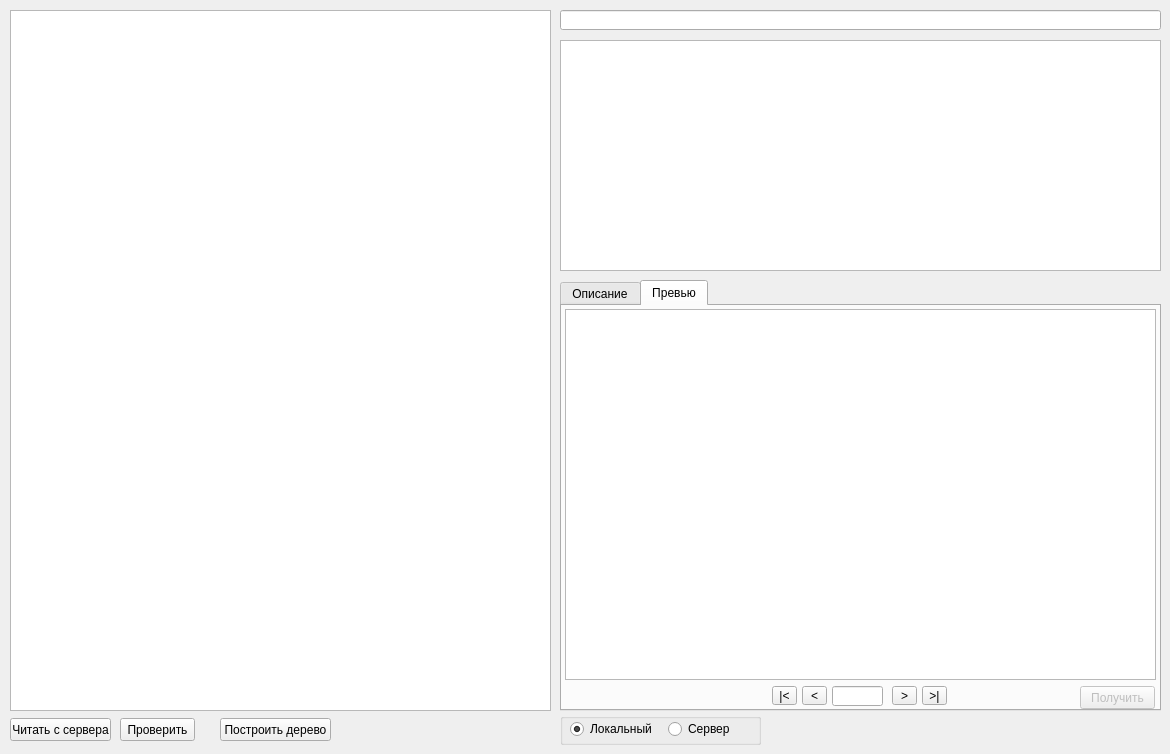
   <widget class="QWidget" name="tab_4">
    <attribute name="title">
     <string>Чтение</string>
    </attribute>
    <widget class="QTreeView" name="tvRead">
     <property name="geometry">
      <rect>
       <x>10</x>
       <y>10</y>
       <width>541</width>
       <height>701</height>
      </rect>
     </property>
     <property name="horizontalScrollBarPolicy">
      <enum>Qt::ScrollBarAsNeeded</enum>
     </property>
    </widget>
    <widget class="QPushButton" name="pbRead">
     <property name="geometry">
      <rect>
       <x>10</x>
       <y>718</y>
       <width>101</width>
       <height>23</height>
      </rect>
     </property>
     <property name="text">
      <string>Читать с сервера</string>
     </property>
    </widget>
    <widget class="QPushButton" name="pbRefreshRead">
     <property name="geometry">
      <rect>
       <x>120</x>
       <y>718</y>
       <width>75</width>
       <height>23</height>
      </rect>
     </property>
     <property name="text">
      <string>Проверить</string>
     </property>
    </widget>
    <widget class="QPushButton" name="pbBuildRead">
     <property name="geometry">
      <rect>
       <x>220</x>
       <y>718</y>
       <width>111</width>
       <height>23</height>
      </rect>
     </property>
     <property name="text">
      <string>Построить дерево</string>
     </property>
    </widget>
    <widget class="QTabWidget" name="tabWidget_2">
     <property name="geometry">
      <rect>
       <x>560</x>
       <y>280</y>
       <width>601</width>
       <height>431</height>
      </rect>
     </property>
     <property name="currentIndex">
      <number>1</number>
     </property>
     <widget class="QWidget" name="tab_5">
      <attribute name="title">
       <string>Описание</string>
      </attribute>
      <widget class="QPlainTextEdit" name="pteDesRead">
       <property name="geometry">
        <rect>
         <x>3</x>
         <y>3</y>
         <width>591</width>
         <height>399</height>
        </rect>
       </property>
      </widget>
     </widget>
     <widget class="QWidget" name="tab_6">
      <attribute name="title">
       <string>Превью</string>
      </attribute>
      <widget class="QGraphicsView" name="graphicsView">
       <property name="geometry">
        <rect>
         <x>3</x>
         <y>3</y>
         <width>591</width>
         <height>371</height>
        </rect>
       </property>
      </widget>
      <widget class="QLineEdit" name="leNumPreview">
       <property name="geometry">
        <rect>
         <x>270</x>
         <y>380</y>
         <width>51</width>
         <height>20</height>
        </rect>
       </property>
       <property name="alignment">
        <set>Qt::AlignCenter</set>
       </property>
       <property name="readOnly">
        <bool>true</bool>
       </property>
      </widget>
      <widget class="QToolButton" name="tbPriorPreview">
       <property name="geometry">
        <rect>
         <x>240</x>
         <y>380</y>
         <width>25</width>
         <height>19</height>
        </rect>
       </property>
       <property name="text">
        <string>&lt;</string>
       </property>
      </widget>
      <widget class="QToolButton" name="tbFirstPreview">
       <property name="geometry">
        <rect>
         <x>210</x>
         <y>380</y>
         <width>25</width>
         <height>19</height>
        </rect>
       </property>
       <property name="text">
        <string>|&lt;</string>
       </property>
      </widget>
      <widget class="QToolButton" name="tbLastPreview">
       <property name="geometry">
        <rect>
         <x>360</x>
         <y>380</y>
         <width>25</width>
         <height>19</height>
        </rect>
       </property>
       <property name="text">
        <string>&gt;|</string>
       </property>
      </widget>
      <widget class="QToolButton" name="tbNextPreview">
       <property name="geometry">
        <rect>
         <x>330</x>
         <y>380</y>
         <width>25</width>
         <height>19</height>
        </rect>
       </property>
       <property name="text">
        <string>&gt;</string>
       </property>
      </widget>
      <widget class="QPushButton" name="pbLoadPreviews">
       <property name="enabled">
        <bool>false</bool>
       </property>
       <property name="geometry">
        <rect>
         <x>518</x>
         <y>380</y>
         <width>75</width>
         <height>23</height>
        </rect>
       </property>
       <property name="text">
        <string>Получить</string>
       </property>
      </widget>
     </widget>
    </widget>
    <widget class="QTableView" name="tabvListFiles">
     <property name="geometry">
      <rect>
       <x>560</x>
       <y>40</y>
       <width>601</width>
       <height>231</height>
      </rect>
     </property>
     <attribute name="verticalHeaderVisible">
      <bool>false</bool>
     </attribute>
    </widget>
    <widget class="QGroupBox" name="groupBox">
     <property name="geometry">
      <rect>
       <x>560</x>
       <y>713</y>
       <width>201</width>
       <height>32</height>
      </rect>
     </property>
     <property name="title">
      <string/>
     </property>
     <widget class="QRadioButton" name="rbSourseLoc">
      <property name="geometry">
       <rect>
        <x>10</x>
        <y>7</y>
        <width>82</width>
        <height>18</height>
       </rect>
      </property>
      <property name="text">
       <string>Локальный</string>
      </property>
      <property name="checked">
       <bool>true</bool>
      </property>
     </widget>
     <widget class="QRadioButton" name="rbSourceServ">
      <property name="geometry">
       <rect>
        <x>108</x>
        <y>7</y>
        <width>82</width>
        <height>18</height>
       </rect>
      </property>
      <property name="text">
       <string>Сервер</string>
      </property>
     </widget>
    </widget>
    <widget class="QLineEdit" name="leModelTitle">
     <property name="geometry">
      <rect>
       <x>560</x>
       <y>10</y>
       <width>601</width>
       <height>20</height>
      </rect>
     </property>
     <property name="font">
      <font>
       <weight>75</weight>
       <bold>true</bold>
      </font>
     </property>
     <property name="readOnly">
      <bool>true</bool>
     </property>
    </widget>
   </widget>
